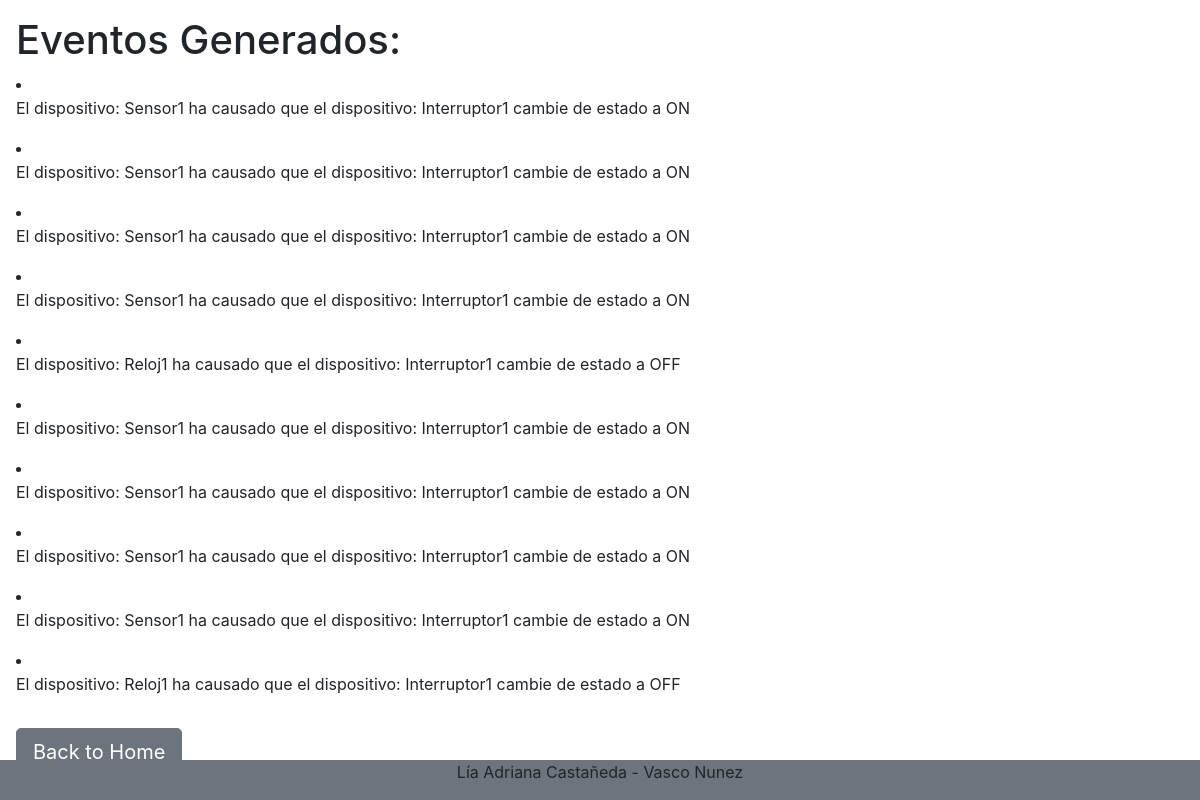
Page /list/eventos/ on the committed database.
### sysdomotic/models.py (models this page shows)
class Evento(models.Model):
    evento = models.CharField(max_length=100)
    class Meta:
        app_label = 'sysdomotic'
    def __str__(self) -> str:
        return self.evento

### sysdomotic/views.py (the view)
# urls.py: path('list/eventos/', ListEventosView.as_view(), name = 'list_eventos'),
class ListEventosView(ListView):
    model = Evento
    context_object_name = 'evento_list'
    template_name = 'evento_listing.html'
    def get_queryset(self):
        return Evento.objects.all()

### templates/evento_listing.html (shortened to what this page needs)
{% extends 'base.html' %}
{% block content %}
<h1>Eventos Generados:</h1>
{% if evento_list %}
    <table class="table table-striped table-hover">
        {% for evento in evento_list %}
        <li>
            <p>{{evento}}</p>
        </li>
        {% endfor %}
    </table>
{% else %}
    <p>No hay eventos</p>
{% endif %}
<a class="btn btn-lg btn-secondary" href="{% url 'home' %}">Back to Home</a>
{% endblock content %}

### templates/base.html (shortened to what this page needs)
{% load static %}
<!DOCTYPE html>
<html lang="en">
   <head>
      <link rel="stylesheet" href="https://cdn.jsdelivr.net/npm/bootstrap@4.3.1/dist/css/bootstrap.min.css">
   </head>
      <div class="m-3">
      {% block content %}{% endblock %}
      </div>
      <footer class="footer d-none d-sm-block fixed-bottom bg-secondary">
         {% block footer %}
         <p class="text-center">Lía Adriana Castañeda - Vasco Nunez</p>
         {% endblock %}
      </footer>
   </body>
</html>

### rows in the picture
Evento: evento "El dispositivo: Sensor1 ha causado que el dispositivo: Interruptor1 cambie de estado a ON"
Evento: evento "El dispositivo: Sensor1 ha causado que el dispositivo: Interruptor1 cambie de estado a ON"
Evento: evento "El dispositivo: Sensor1 ha causado que el dispositivo: Interruptor1 cambie de estado a ON"
Evento: evento "El dispositivo: Sensor1 ha causado que el dispositivo: Interruptor1 cambie de estado a ON"
Evento: evento "El dispositivo: Reloj1 ha causado que el dispositivo: Interruptor1 cambie de estado a OFF"
Evento: evento "El dispositivo: Sensor1 ha causado que el dispositivo: Interruptor1 cambie de estado a ON"
Evento: evento "El dispositivo: Sensor1 ha causado que el dispositivo: Interruptor1 cambie de estado a ON"
Evento: evento "El dispositivo: Sensor1 ha causado que el dispositivo: Interruptor1 cambie de estado a ON"
Evento: evento "El dispositivo: Sensor1 ha causado que el dispositivo: Interruptor1 cambie de estado a ON"
Evento: evento "El dispositivo: Reloj1 ha causado que el dispositivo: Interruptor1 cambie de estado a OFF"
